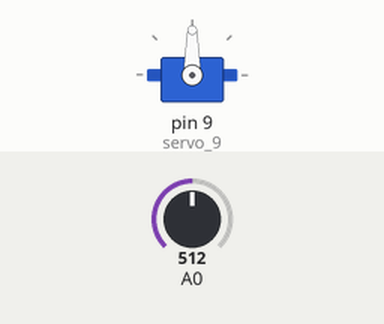
This sketch was run on a simulated Arduino Uno, built with avr-gcc and run on an emulated ATmega328P. Parts: servo. The inputs (shaded band) are chosen by the test bench; at power-on: A0 = 512.

Above: at 1.2 s.
1.3 s: A0 set to 716
At 1.6 s:
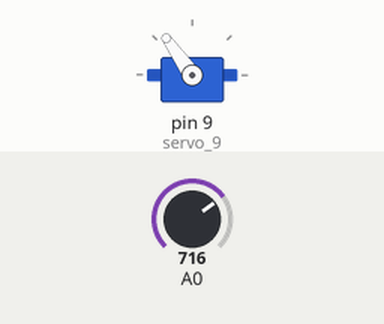
2.8 s: A0 set to 900
At 3.7 s:
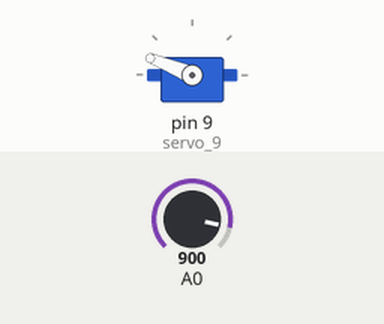
4.3 s: A0 set to 1023
At 5.0 s:
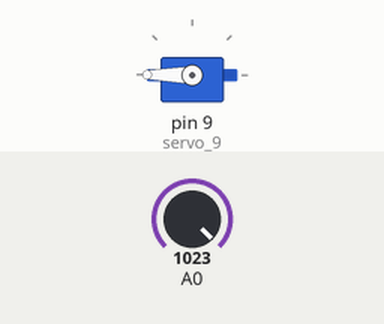
5.8 s: A0 set to 306
At 6.3 s:
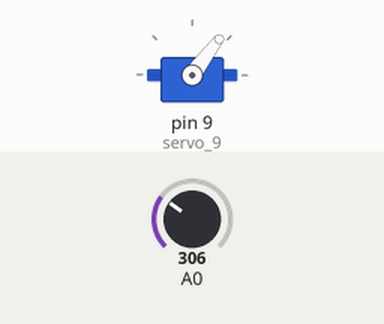
7.3 s: A0 set to 122
At 8.4 s:
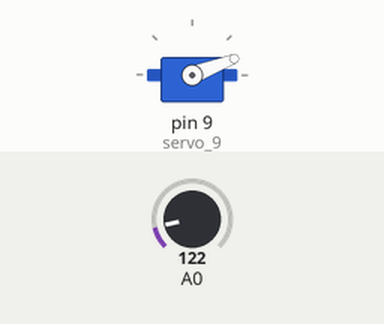
Timing chart, 0 to 9.8 s (numbered marks = the images above; inputs shaded):
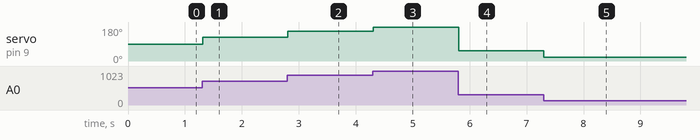

The sketch:

potentiometer_servo1.ino
```cpp
// C++ code
//
#include <Servo.h>

int i = 0;

int position = 0;

int sensor = 0;

int sensorValue = 0;

int outputValue = 0;

Servo servo_9;

void setup()
{
  pinMode(A0, INPUT);
  servo_9.attach(9, 500, 2500);

}

void loop()
{
  sensorValue = analogRead(A0);
  outputValue = map(sensorValue, 0, 1023, 0, 180);
  servo_9.write(outputValue);
  delay(10); // Delay a little bit to improve simulation performance
}
```

Measured:
- after the input at 1.3 s, servo on pin 9 (servo_9): 90° → 125° at once
- after the input at 2.8 s, servo on pin 9 (servo_9): 125° → 158° at once
- after the input at 4.3 s, servo on pin 9 (servo_9): 158° → 180° at once
- after the input at 5.8 s, servo on pin 9 (servo_9): 180° → 53° at once
- after the input at 7.3 s, servo on pin 9 (servo_9): 53° → 21° at once
